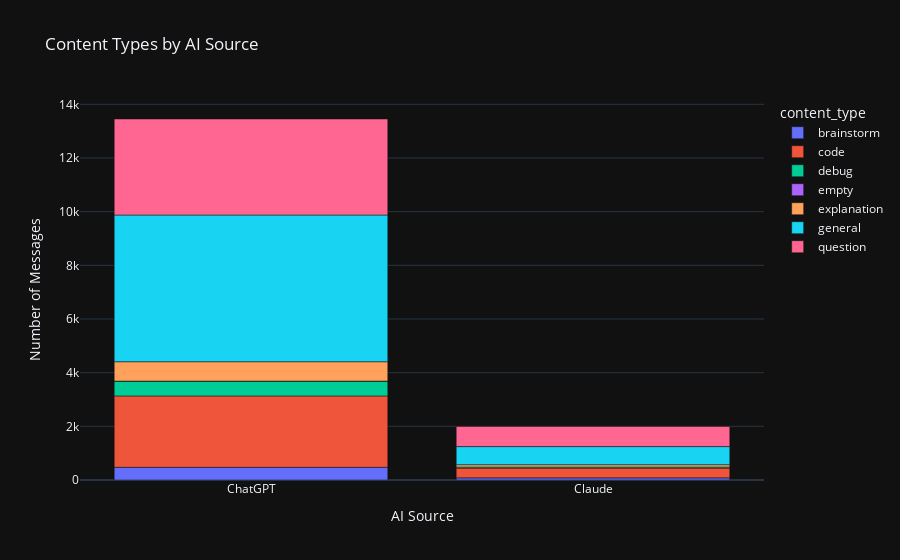
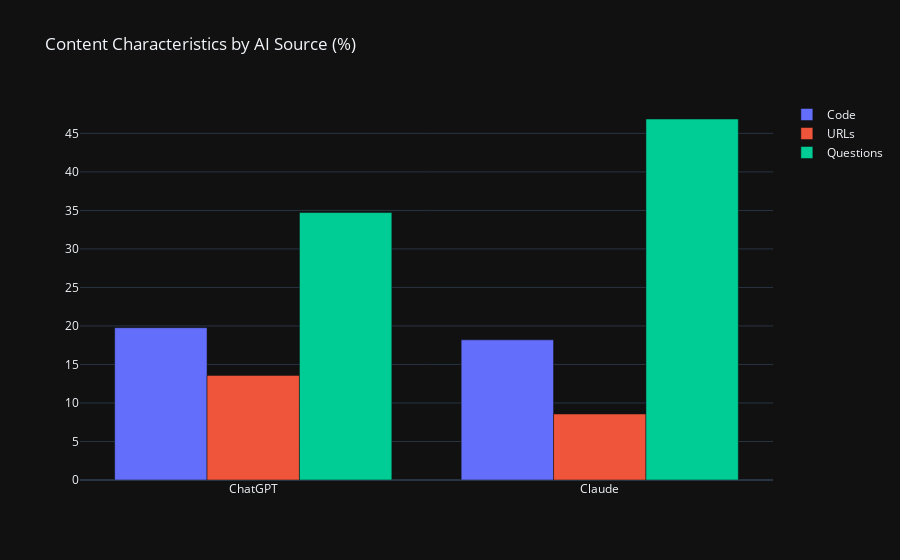

The notebook cell saved with these charts, in order:
### Markdown cell above
## 🔍 Content Analysis

### Code cell
# Content analysis by AI source
content_by_ai = combined_df.groupby(['source_ai', 'content_type']).size().reset_index(name='count')
content_pivot = content_by_ai.pivot(index='source_ai', columns='content_type', values='count').fillna(0)

# Normalize by percentage
content_pivot_pct = content_pivot.div(content_pivot.sum(axis=1), axis=0) * 100

fig = px.bar(content_by_ai, x='source_ai', y='count', color='content_type',
             title='Content Types by AI Source',
             labels={'source_ai': 'AI Source', 'count': 'Number of Messages'})
fig.show()

# Code vs non-code analysis
code_analysis = combined_df.groupby('source_ai').agg({
    'has_code': 'sum',
    'has_urls': 'sum',
    'has_questions': 'sum',
    'message_id': 'count'
}).reset_index()

code_analysis['code_percentage'] = (code_analysis['has_code'] / code_analysis['message_id']) * 100
code_analysis['url_percentage'] = (code_analysis['has_urls'] / code_analysis['message_id']) * 100
code_analysis['question_percentage'] = (code_analysis['has_questions'] / code_analysis['message_id']) * 100

print("=== CONTENT CHARACTERISTICS BY AI SOURCE ===")
for _, row in code_analysis.iterrows():
    print(f"\n{row['source_ai']}:")
    print(f"  Code messages: {row['code_percentage']:.1f}%")
    print(f"  URL messages: {row['url_percentage']:.1f}%")
    print(f"  Question messages: {row['question_percentage']:.1f}%")

# Visualize content characteristics
fig = go.Figure()
fig.add_trace(go.Bar(name='Code', x=code_analysis['source_ai'], y=code_analysis['code_percentage']))
fig.add_trace(go.Bar(name='URLs', x=code_analysis['source_ai'], y=code_analysis['url_percentage']))
fig.add_trace(go.Bar(name='Questions', x=code_analysis['source_ai'], y=code_analysis['question_percentage']))
fig.update_layout(title='Content Characteristics by AI Source (%)', barmode='group')
fig.show()

### Figure 1 — Plotly figure (JSON) as saved in the notebook; plotly's stock layout.template omitted (floating-point values rounded to 4 significant figures)
{"data": [{"hovertemplate": "content_type=brainstorm<br>AI Source=%{x}<br>Number of Messages=%{y}<extra></extra>", "legendgroup": "brainstorm", "marker": {"color": "#636efa", "pattern": {"shape": ""}}, "name": "brainstorm", "orientation": "v", "showlegend": true, "textposition": "auto", "type": "bar", "x": ["ChatGPT", "Claude"], "xaxis": "x", "y": [473, 80], "yaxis": "y"}, {"hovertemplate": "content_type=code<br>AI Source=%{x}<br>Number of Messages=%{y}<extra></extra>", "legendgroup": "code", "marker": {"color": "#EF553B", "pattern": {"shape": ""}}, "name": "code", "orientation": "v", "showlegend": true, "textposition": "auto", "type": "bar", "x": ["ChatGPT", "Claude"], "xaxis": "x", "y": [2660, 363], "yaxis": "y"}, {"hovertemplate": "content_type=debug<br>AI Source=%{x}<br>Number of Messages=%{y}<extra></extra>", "legendgroup": "debug", "marker": {"color": "#00cc96", "pattern": {"shape": ""}}, "name": "debug", "orientation": "v", "showlegend": true, "textposition": "auto", "type": "bar", "x": ["ChatGPT", "Claude"], "xaxis": "x", "y": [553, 41], "yaxis": "y"}, {"hovertemplate": "content_type=empty<br>AI Source=%{x}<br>Number of Messages=%{y}<extra></extra>", "legendgroup": "empty", "marker": {"color": "#ab63fa", "pattern": {"shape": ""}}, "name": "empty", "orientation": "v", "showlegend": true, "textposition": "auto", "type": "bar", "x": ["ChatGPT"], "xaxis": "x", "y": [1], "yaxis": "y"}, {"hovertemplate": "content_type=explanation<br>AI Source=%{x}<br>Number of Messages=%{y}<extra></extra>", "legendgroup": "explanation", "marker": {"color": "#FFA15A", "pattern": {"shape": ""}}, "name": "explanation", "orientation": "v", "showlegend": true, "textposition": "auto", "type": "bar", "x": ["ChatGPT", "Claude"], "xaxis": "x", "y": [721, 86], "yaxis": "y"}, {"hovertemplate": "content_type=general<br>AI Source=%{x}<br>Number of Messages=%{y}<extra></extra>", "legendgroup": "general", "marker": {"color": "#19d3f3", "pattern": {"shape": ""}}, "name": "general", "orientation": "v", "showlegend": true, "textposition": "auto", "type": "bar", "x": ["ChatGPT", "Claude"], "xaxis": "x", "y": [5468, 675], "yaxis": "y"}, {"hovertemplate": "content_type=question<br>AI Source=%{x}<br>Number of Messages=%{y}<extra></extra>", "legendgroup": "question", "marker": {"color": "#FF6692", "pattern": {"shape": ""}}, "name": "question", "orientation": "v", "showlegend": true, "textposition": "auto", "type": "bar", "x": ["ChatGPT", "Claude"], "xaxis": "x", "y": [3577, 750], "yaxis": "y"}], "layout": {"barmode": "relative", "legend": {"title": {"text": "content_type"}, "tracegroupgap": 0}, "title": {"text": "Content Types by AI Source"}, "xaxis": {"anchor": "y", "domain": [0, 1], "title": {"text": "AI Source"}}, "yaxis": {"anchor": "x", "domain": [0, 1], "title": {"text": "Number of Messages"}}}}

### Figure 2 — Plotly figure (JSON) as saved in the notebook; plotly's stock layout.template omitted (floating-point values rounded to 4 significant figures)
{"data": [{"name": "Code", "type": "bar", "x": ["ChatGPT", "Claude"], "y": [19.77, 18.2]}, {"name": "URLs", "type": "bar", "x": ["ChatGPT", "Claude"], "y": [13.58, 8.571]}, {"name": "Questions", "type": "bar", "x": ["ChatGPT", "Claude"], "y": [34.72, 46.87]}], "layout": {"barmode": "group", "title": {"text": "Content Characteristics by AI Source (%)"}}}
